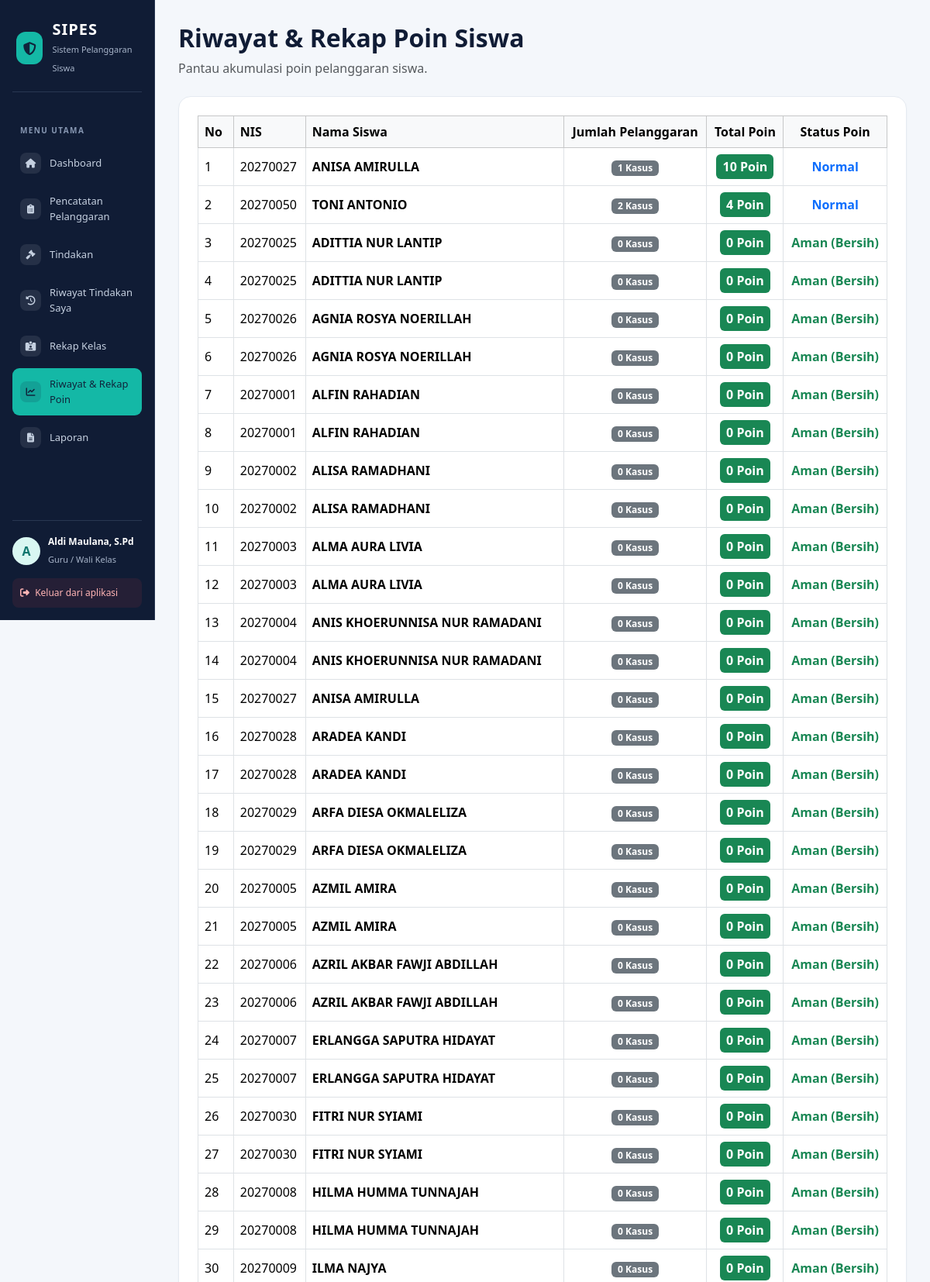
/rekap_poin.php (signed in, upper part), run on the app's committed database.
### tables this page shows
CREATE TABLE `t_siswa` (
  `id` int(11) NOT NULL,
  `nis` varchar(30) DEFAULT NULL,
  `nisn` varchar(20) NOT NULL,
  `nama` varchar(150) DEFAULT NULL,
  `jenis_kelamin` char(1) NOT NULL,
  `tanggal_lahir` date NOT NULL,
  `alamat` text NOT NULL,
  `status_aktif` tinyint(1) NOT NULL,
  `created_at` timestamp NOT NULL DEFAULT current_timestamp(),
  `updated_at` timestamp NOT NULL DEFAULT current_timestamp()
);

### rekap_poin.php (the view, shortened to what this page needs)
<?php
include 'config/koneksi.php';
$query = mysqli_query($koneksi, "
    SELECT
        s.id,
        s.nis,
        s.nama AS nama_siswa,
        COALESCE(SUM(ps.poin), 0) AS total_poin,
        COUNT(ps.id) AS jumlah_pelanggaran
    FROM t_siswa s
    LEFT JOIN t_pelanggaran_siswa ps
        ON s.id = ps.siswa_id
        AND LOWER(TRIM(COALESCE(ps.status, ''))) = 'selesai'
    GROUP BY s.id, s.nis, s.nama
    ORDER BY total_poin DESC, s.nama ASC
");
?>
<!DOCTYPE html>
<html lang="id">
<head>
    <link rel="stylesheet" href="https://cdnjs.cloudflare.com/ajax/libs/font-awesome/6.5.1/css/all.min.css">
    <link href="https://cdn.jsdelivr.net/npm/bootstrap@5.3.3/dist/css/bootstrap.min.css" rel="stylesheet">
</head>
<body>
    <?php include 'includes/sidebar.php'; ?>
    <main class="main-content">
        <div class="container-fluid p-0">
            <div class="mb-4">
                <h2 class="fw-bold" style="color: var(--navy)">
                    Riwayat & Rekap Poin Siswa
                </h2>
                <p class="text-muted m-0">
                    Pantau akumulasi poin pelanggaran siswa.
                </p>
            </div>
            <div class="content-card">
                <div class="table-responsive">
                    <table class="table table-bordered align-middle">
                        <thead class="table-light">
                            <tr>
                                <th>No</th>
                                <th>NIS</th>
                                <th>Nama Siswa</th>
                                <th class="text-center">Jumlah Pelanggaran</th>
                                <th class="text-center">Total Poin</th>
                                <th class="text-center">Status Poin</th>
                            </tr>
                        </thead>
                        <tbody>
                            <?php if ($query && mysqli_num_rows($query) > 0): ?>
                                <?php $no = 1; while ($d = mysqli_fetch_assoc($query)): ?>
                                    <tr>
                                        <td><?= $no++; ?></td>
                                        <td>
                                            <?= htmlspecialchars($d['nis'] ?? '', ENT_QUOTES, 'UTF-8'); ?>
                                        </td>
                                        <td>
                                            <strong>
                                                <?= htmlspecialchars($d['nama_siswa'] ?? '', ENT_QUOTES, 'UTF-8'); ?>
                                            </strong>
                                        </td>
                                        <td class="text-center">
                                            <span class="badge bg-secondary">
                                                <?= $d['jumlah_pelanggaran']; ?> Kasus
                                            </span>
                                        </td>
                                        <td class="text-center">
                                            <span class="badge bg-<?= ($d['total_poin'] >= 50) ? 'danger' : (($d['total_poin'] >= 25) ? 'warning' : 'success'); ?> p-2 fs-6">
                                                <?= $d['total_poin']; ?> Poin
                                            </span>
                                        </td>
                                        <td class="text-center">
                                            <?php if ($d['total_poin'] == 0): ?>
                                                <span class="text-success fw-bold">
                                                    Aman (Bersih)
                                                </span>
                                            <?php elseif ($d['total_poin'] < 25): ?>
                                                <span class="text-primary fw-bold">
                                                    Normal
                                                </span>
                                            <?php elseif ($d['total_poin'] < 50): ?>
                                                <span class="text-warning fw-bold">
                                                    Peringatan
                                                </span>
                                            <?php else: ?>
                                                <span class="text-danger fw-bold">
                                                    Bahaya / Sanksi Berat
                                                </span>
                                            <?php endif; ?>
                                        </td>
                                    </tr>
                                <?php endwhile; ?>
                            <?php endif; ?>
                        </tbody>
                    </table>
                </div>
            </div>
        </div>
    </main>
</body>
</html>

### rekap_poin.php (style rules this page uses)
:root { --navy: #101c35; --teal: #14b8a6; --background: #f4f7fb; --border: #e5eaf1; }
body { background: var(--background); font-family: 'Segoe UI', Tahoma, Geneva, Verdana, sans-serif; }
.main-content { margin-left: 16.666667%; padding: 30px; }
.content-card { background: #fff; border: 1px solid var(--border); border-radius: 16px; padding: 24px; box-shadow: 0 2px 4px rgba(0, 0, 0, 0.02); }

### data on the page
t_siswa: nis "20270027", nama "ANISA AMIRULLA", jumlah_pelanggaran "1", total_poin "10", shows "Normal"
t_siswa: nis "20270050", nama "TONI ANTONIO", jumlah_pelanggaran "2", total_poin "4", shows "Normal"
t_siswa: nis "20270025", nama "ADITTIA NUR LANTIP", jumlah_pelanggaran "0", total_poin "0", shows "Aman (Bersih)"
t_siswa: nis "20270025", nama "ADITTIA NUR LANTIP", jumlah_pelanggaran "0", total_poin "0", shows "Aman (Bersih)"
t_siswa: nis "20270026", nama "AGNIA ROSYA NOERILLAH", jumlah_pelanggaran "0", total_poin "0", shows "Aman (Bersih)"
t_siswa: nis "20270026", nama "AGNIA ROSYA NOERILLAH", jumlah_pelanggaran "0", total_poin "0", shows "Aman (Bersih)"
t_siswa: nis "20270001", nama "ALFIN RAHADIAN", jumlah_pelanggaran "0", total_poin "0", shows "Aman (Bersih)"
t_siswa: nis "20270001", nama "ALFIN RAHADIAN", jumlah_pelanggaran "0", total_poin "0", shows "Aman (Bersih)"
t_siswa: nis "20270002", nama "ALISA RAMADHANI", jumlah_pelanggaran "0", total_poin "0", shows "Aman (Bersih)"
t_siswa: nis "20270002", nama "ALISA RAMADHANI", jumlah_pelanggaran "0", total_poin "0", shows "Aman (Bersih)"
t_siswa: nis "20270003", nama "ALMA AURA LIVIA", jumlah_pelanggaran "0", total_poin "0", shows "Aman (Bersih)"
t_siswa: nis "20270003", nama "ALMA AURA LIVIA", jumlah_pelanggaran "0", total_poin "0", shows "Aman (Bersih)"
t_siswa: nis "20270004", nama "ANIS KHOERUNNISA NUR RAMADANI", jumlah_pelanggaran "0", total_poin "0", shows "Aman (Bersih)"
t_siswa: nis "20270004", nama "ANIS KHOERUNNISA NUR RAMADANI", jumlah_pelanggaran "0", total_poin "0", shows "Aman (Bersih)"
t_siswa: nis "20270027", nama "ANISA AMIRULLA", jumlah_pelanggaran "0", total_poin "0", shows "Aman (Bersih)"
t_siswa: nis "20270028", nama "ARADEA KANDI", jumlah_pelanggaran "0", total_poin "0", shows "Aman (Bersih)"
t_siswa: nis "20270028", nama "ARADEA KANDI", jumlah_pelanggaran "0", total_poin "0", shows "Aman (Bersih)"
t_siswa: nis "20270029", nama "ARFA DIESA OKMALELIZA", jumlah_pelanggaran "0", total_poin "0", shows "Aman (Bersih)"
t_siswa: nis "20270029", nama "ARFA DIESA OKMALELIZA", jumlah_pelanggaran "0", total_poin "0", shows "Aman (Bersih)"
t_siswa: nis "20270005", nama "AZMIL AMIRA", jumlah_pelanggaran "0", total_poin "0", shows "Aman (Bersih)"
t_siswa: nis "20270005", nama "AZMIL AMIRA", jumlah_pelanggaran "0", total_poin "0", shows "Aman (Bersih)"
t_siswa: nis "20270006", nama "AZRIL AKBAR FAWJI ABDILLAH", jumlah_pelanggaran "0", total_poin "0", shows "Aman (Bersih)"
t_siswa: nis "20270006", nama "AZRIL AKBAR FAWJI ABDILLAH", jumlah_pelanggaran "0", total_poin "0", shows "Aman (Bersih)"
t_siswa: nis "20270007", nama "ERLANGGA SAPUTRA HIDAYAT", jumlah_pelanggaran "0", total_poin "0", shows "Aman (Bersih)"
t_siswa: nis "20270007", nama "ERLANGGA SAPUTRA HIDAYAT", jumlah_pelanggaran "0", total_poin "0", shows "Aman (Bersih)"
t_siswa: nis "20270030", nama "FITRI NUR SYIAMI", jumlah_pelanggaran "0", total_poin "0", shows "Aman (Bersih)"
t_siswa: nis "20270030", nama "FITRI NUR SYIAMI", jumlah_pelanggaran "0", total_poin "0", shows "Aman (Bersih)"
t_siswa: nis "20270008", nama "HILMA HUMMA TUNNAJAH", jumlah_pelanggaran "0", total_poin "0", shows "Aman (Bersih)"
t_siswa: nis "20270008", nama "HILMA HUMMA TUNNAJAH", jumlah_pelanggaran "0", total_poin "0", shows "Aman (Bersih)"
t_siswa: nis "20270009", nama "ILMA NAJYA", jumlah_pelanggaran "0", total_poin "0", shows "Aman (Bersih)"

### other printed values
substr($_SESSION['name'] ?? 'U', 0, 1) "A"
$_SESSION['name'] "Aldi Maulana, S.Pd"
